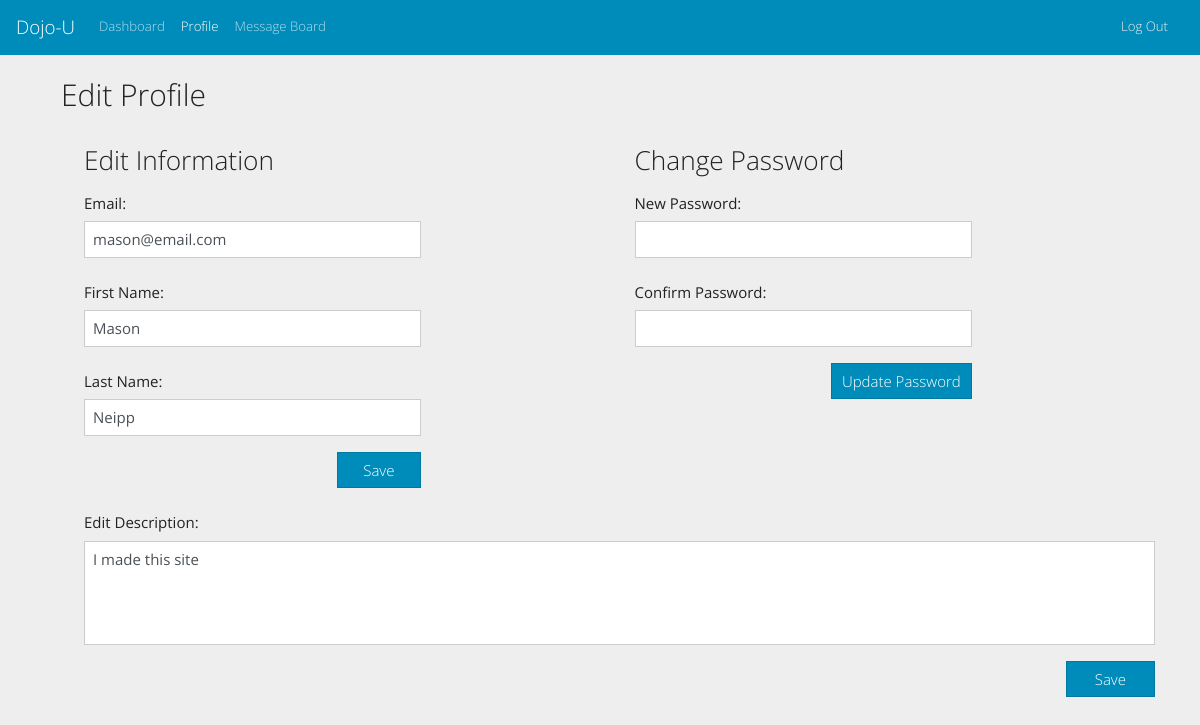
Page /users/edit/ (signed in) on the committed database.
### login_app/models.py (models this page shows, shortened)
class User(models.Model):
    first_name = models.CharField(max_length=255)
    last_name = models.CharField(max_length=255)
    email = models.CharField(max_length=255)
    password = models.CharField(max_length=255)
    user_level_choices =[
        (0,"Normal"),
        (9,"Admin")
    ]
    description = models.TextField(null=True)
    user_level = models.IntegerField(choices=user_level_choices, default=0)
    created_at = models.DateTimeField(auto_now_add=True)
    edited_at = models.DateTimeField(auto_now=True)
    objects = userManager()

### dashboard_app/views.py (the view)
# urls.py: path('users/edit/', db_views.profile, name="profile"),
def profile(request):
    if "user_id" not in request.session:
        return redirect(reverse('register'))
    context={
        "logged_user": User.objects.get(id=request.session['user_id']),
    }
    return render(request, "profile.html", context)

### dashboard_app/templates/profile.html (shortened to what this page needs)
<!DOCTYPE html>
<html lang="en">
<head>
    <link href="https://stackpath.bootstrapcdn.com/bootswatch/4.5.0/yeti/bootstrap.min.css" rel="stylesheet"
>
</head>
<body class="bg-secondary">
    <nav class="navbar navbar-expand-lg navbar-dark bg-primary justify-content-">
        <a class="navbar-brand">Dojo-U</a>
        <div class="collapse navbar-collapse" id="navbarColor01">
            <div class="navbar-nav mr-auto">
                <a class="nav-link nav-item"
                    href="{% url 'dashboard' %}">Dashboard</a>
                <a class="nav-link nav-item active disabled" href="{% url 'profile' %}"><span class="sr-only">(current)</span>Profile</a>
                    <a class="nav-link nav-item" href="{% url 'message_board' logged_user.id %}">Message Board</a>
            </div>
            <a class="nav-link text-light"
                href="{% url 'logout' %}">Log Out</a>
        </div>
    </nav>
    <br>
    <div class="container">
        <h2 class="ml-3">Edit Profile</h2>
        <div class="ml-4 row">
            <div class="col-sm-12 col-md-4 mt-4">
                <h3>Edit Information</h3>
                <form action="{% url 'update_info' %}" method="POST" id="profile-form">
                    <div class="form-group">
                        <label for="email" class="col-form-label">Email:</label>
                        <input type="email" class="form-control" name="email" id="email" value="{{logged_user.email}}">
                    </div>
                    <div class="form-group">
                        <label for="first_name" class="col-form-label">First Name:</label>
                        <input class="form-control" type="text" name="first_name" id="first_name" value="{{logged_user.first_name}}">
                    </div>
                    <div class="form-group">
                        <label for="last_name" class="col-form-label">Last Name:</label>
                        <input class="form-control" type="text" name="last_name" id="last_name" value="{{logged_user.last_name}}">
                    </div>
                </form>
                <div class="row col-sm-12 p-0 ml-0">
                    <input form="profile-form" type="submit" class="col-sm-12 col-md-3 btn btn-primary text-white ml-auto" value="Save"></input>
                </div>
            </div>
            <div class="col-md-2 d.sm-none"></div>
            <div class=" col-sm-12 col-md-4 mt-4">
                <h3>Change Password</h3>
                <form action="{% url 'update_password' %}" method="post" id="password-form">
                    <div class="form-group">
                        <label for="password" class="col-form-label">New Password:</label>
                        <input type="password" name="password" id="password" class="form-control">
                    </div>
                    <div class="form-group">
                        <label for="confirm_password" class="col-form-label">Confirm Password:</label>
                        <input type="password" name="confirm_password" id="confirm_password" class="form-control">
                    </div>
                </form>
                <div class="row col-sm-12 p-0 ml-0">
                    <input form="password-form" type="submit" value="Update Password"
                        class="btn btn-primary ml-auto col-sm-12 col-md-5">
                </div>
            </div>
        </div>
        <div class="row ml-4 my-3">
            <div class="col-sm-12">
                <form action="{% url 'update_description' %}" id="description-form" method="POST">
                    <div class="form-group">
                        <label for="description" class="col-form-label">Edit Description:</label>
                        <textarea name="description" id="description" class="form-control" rows="4"
                            style="resize:none">{{logged_user.description}}</textarea>
                    </div>
                </form>
                <div class="row col-sm-12 p-0 ml-0">
                    <input form="description-form" type="submit" value="Save"
                        class="btn btn-primary ml-auto col-sm-12 col-md-1">
                </div>
            </div>
        </div>
    </div>
</body>
</html>

### rows in the picture
User: email "mason@email.com", first_name "Mason", last_name "Neipp", description "I made this site"
